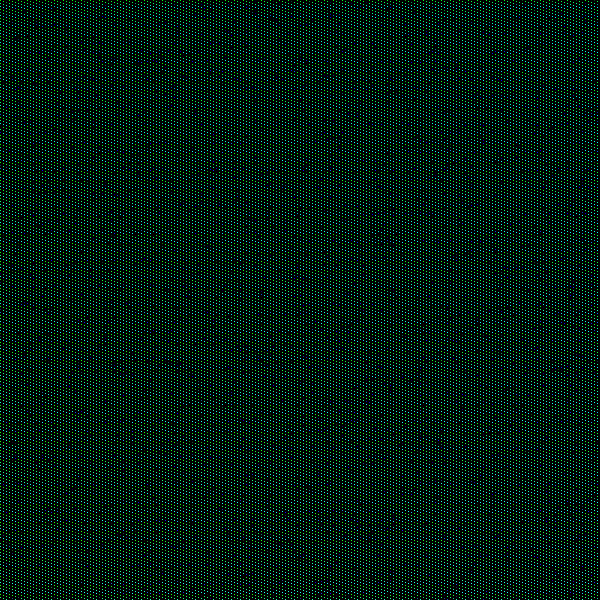
Frame 1 (no input)
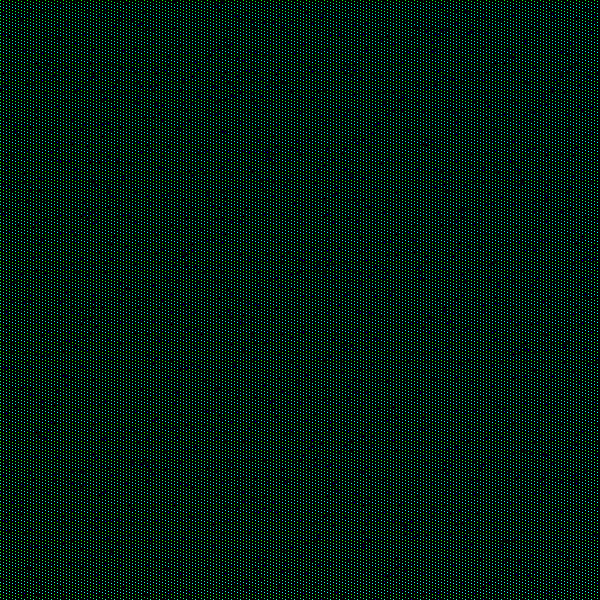
Frame 60 (no input)
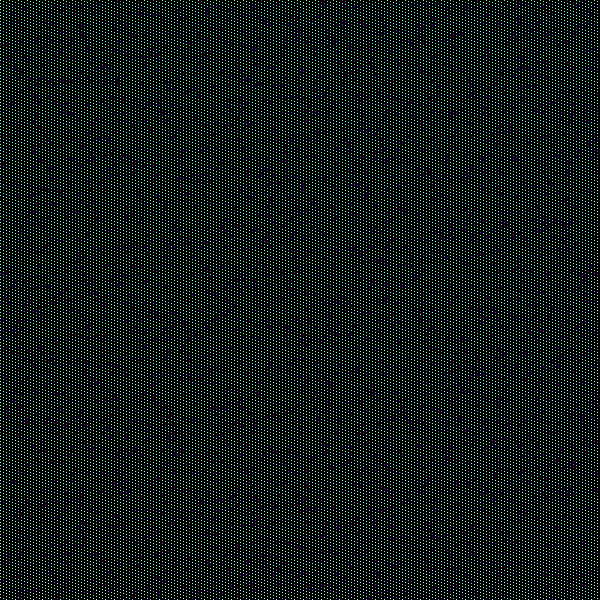
Frame 120 (the mouse pressed at the canvas centre since frame 60)

The p5.js sketch that drew these frames (run headless with seeded random() and noise() and a simulated clock; from frame 60 on, the mouse is pressed at the canvas centre):

// p5.js sketch
// ── sketch.js
let bNoise = 0;
let indexMultiplerSetup;

function setup() {
  createCanvas(600, 600);
  pixelDensity(1);
  frameRate(30);

  createP("Index Multiplier");
  indexMultiplerSetup = createSlider(0, 30, 9);
}

function draw() {
  background(0);
  loadPixels();
  let indexMultiplier = indexMultiplerSetup.value();
  // let sec = second();

  for (let y = 0; y < height; y++) {
    for (let x = 0; x < width; x++) {
      let index = (x + y * width) * 4;
      index *= indexMultiplier;

      pixels[index] = map(mouseX, 0, width, 0, 255) + y / 2;
      pixels[index + 1] = map(mouseX, width, 0, 0, 255) * random(10);
      pixels[index + 2] = map(mouseY, 0, height, 0, 255) + x / 2;
      pixels[index + 3] = 255;
    }
  }
  updatePixels();
  console.log(indexMultiplier);
}
